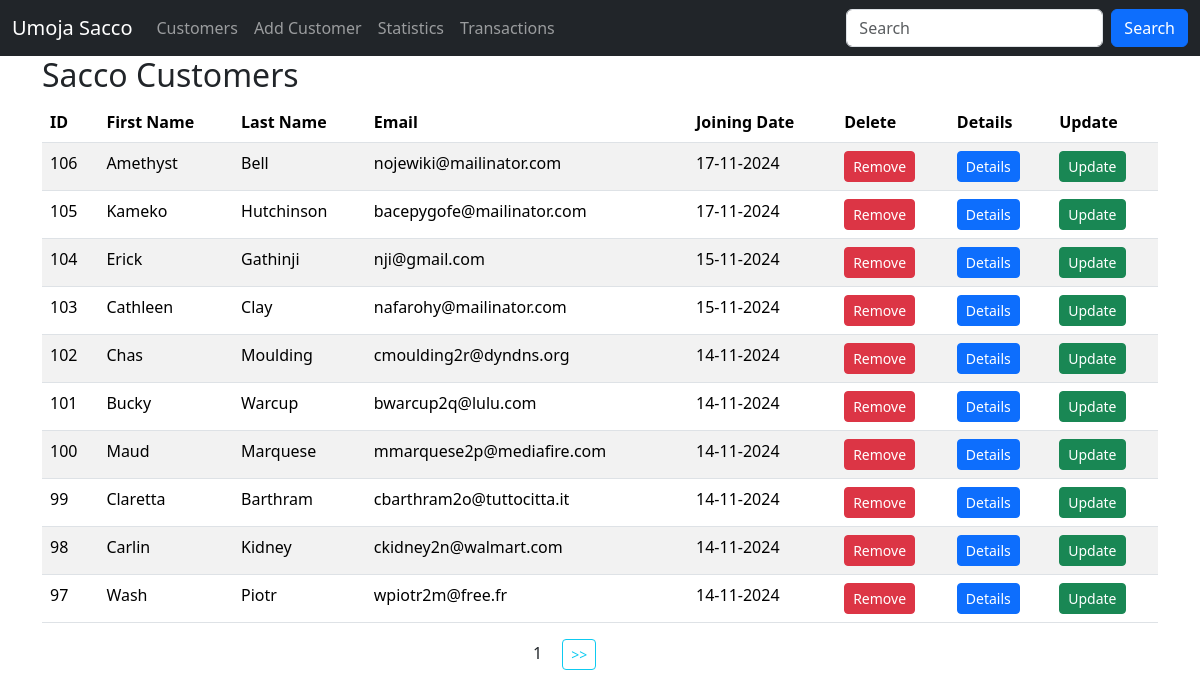
The page / on the database its author committed.
### sacco/models.py (models this page shows, shortened)
class Customer(models.Model):
    first_name = models.CharField(max_length=30) #charfield = varchar
    last_name = models.CharField(max_length=30)
    email = models.EmailField(unique=True) #varchar + ensures email is unique
    dob = models.DateField()
    gender = models.CharField(max_length=10)
    weight = models.IntegerField(default=0)
    created_at = models.DateTimeField(auto_now_add=True)
    updated_at = models.DateTimeField(auto_now=True)
    class Meta:
        db_table = 'customers'

### sacco/views.py (the view)
# urls.py: path('', views.customers, name='customers'),  # add /customers on host url in browser if you specified 'test'
def customers(request):
    data = Customer.objects.all().order_by('-id').values() # select * from customers
    paginator = Paginator(data, 10)
    page_number = request.GET.get('page', 1) #1 is a default page loaded if the page input is missing
    try:
        paginated_data = paginator.page(page_number)
    except PageNotAnInteger | EmptyPage  :
        paginated_data = paginator.page(1) #1 is a default page loaded if the page input is invalid
    return render(request, "customers.html", {"data": paginated_data}) #note that the data object carries key paginated information. also used in the customers.html loop

### templates/customers.html (shortened to what this page needs)
{% extends 'master.html' %}
{% block content %}
    <div class="container">
        <h2>Sacco Customers</h2>
        <table class="table table-striped">
            <thead>
            <tr>
                <th>ID</th>
                <th>First Name</th>
                <th>Last Name</th>
                <th>Email</th>
                <th>Joining Date</th>
                <th>Delete</th>
                <th>Details</th>
                <th>Update</th>
            </tr>
            </thead>
            {% for customer in data.object_list %}
                <tr>
                    <td>{{ customer.id }}</td>
                    <td>{{ customer.first_name }}</td>
                    <td>{{ customer.last_name }}</td>
                    <td>{{ customer.email }}</td>
                    <td>{{ customer.created_at | date:"d-m-Y" }}</td>
                    <td>
                        <a class="btn btn-danger btn-sm" href="{% url 'delete_customer' customer.id %}">Remove</a>
                    </td>
                    <td>
                        <a class="btn btn-primary btn-sm" href="{% url 'customer_details' customer.id %}">Details</a>
                    </td>
                    <td>
                        <a class="btn btn-success btn-sm" href="{% url 'update_customer' customer.id %}">Update</a>
                    </td>
                </tr>
            {% empty %}
                <p>No customers in the sacco</p>
            {% endfor %}
        </table>
        <div class="row justify-content-center">
            <div class="col-sm-2">
                <span class="mx-3">{{ data.number }}</span>
                {% if data.has_next %}
                    <a class="btn btn-outline-info btn-sm" href="?page={{ data.next_page_number }}"> >> </a>
                {% endif %}
            </div>
        </div>
    </div>
{% endblock %}

### rows shown on the page
Customer: id "106", first_name "Amethyst", last_name "Bell", email "nojewiki@mailinator.com", created_at "17-11-2024"
Customer: id "105", first_name "Kameko", last_name "Hutchinson", email "bacepygofe@mailinator.com", created_at "17-11-2024"
Customer: id "104", first_name "Erick", last_name "Gathinji", email "nji@gmail.com", created_at "15-11-2024"
Customer: id "103", first_name "Cathleen", last_name "Clay", email "nafarohy@mailinator.com", created_at "15-11-2024"
Customer: id "102", first_name "Chas", last_name "Moulding", email "cmoulding2r@dyndns.org", created_at "14-11-2024"
Customer: id "101", first_name "Bucky", last_name "Warcup", email "bwarcup2q@lulu.com", created_at "14-11-2024"
Customer: id "100", first_name "Maud", last_name "Marquese", email "mmarquese2p@mediafire.com", created_at "14-11-2024"
Customer: id "99", first_name "Claretta", last_name "Barthram", email "cbarthram2o@tuttocitta.it", created_at "14-11-2024"
Customer: id "98", first_name "Carlin", last_name "Kidney", email "ckidney2n@walmart.com", created_at "14-11-2024"
Customer: id "97", first_name "Wash", last_name "Piotr", email "wpiotr2m@free.fr", created_at "14-11-2024"

### other values the page prints
{{ data.number }} "1"
